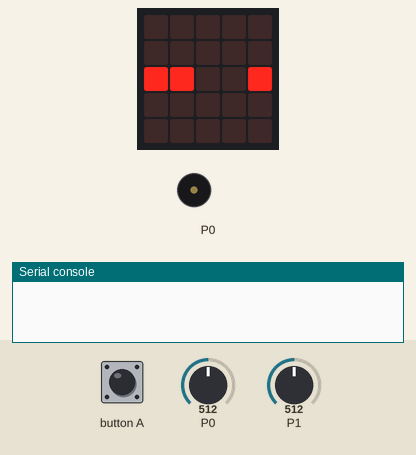
Recording of a program running on a simulated BBC micro:bit (MakeCode). Parts: the board's 5×5 LED display, buzzer (waves = sounding), the last lines printed to the serial console. The inputs (shaded band) are chosen by the test bench; at power-on: P1 = 512, P0 = 512 (analog values on the 0–1023 scale). Random numbers come from a fixed seed; the short countdown, score and lost-life animations are approximate.

Above: at 1.2 s.
1.3 s: button A pressed for 0.15 s
At 2.6 s:
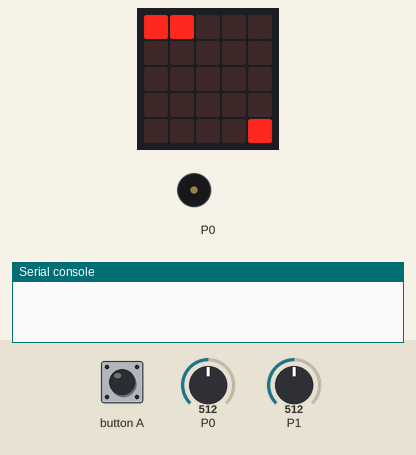
4.4 s: P1 set to 466
7.4 s: P1 set to 435
At 9.7 s:
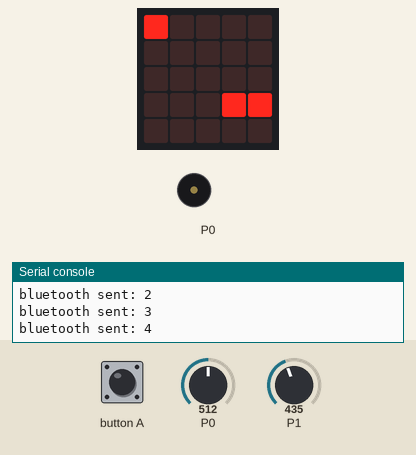
10.0 s: P0 set to 462
13.0 s: P0 set to 433
At 14.7 s:
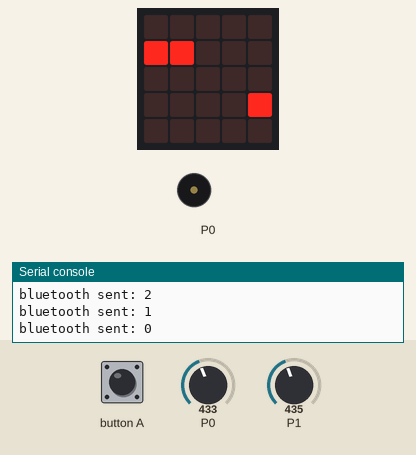
15.0 s: P1 set to 122
At 15.8 s:
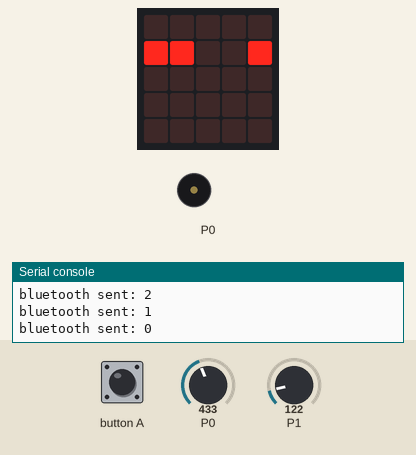
Timing chart, 0 to 21.2 s (numbered marks = the images above; inputs shaded):
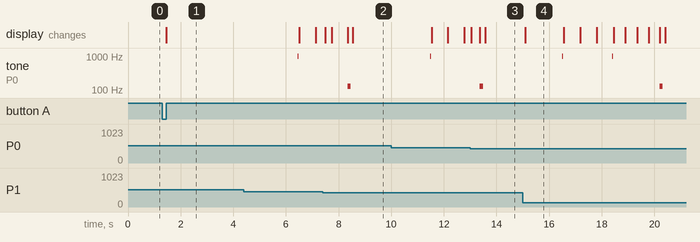

The program:

main.ts
```typescript
input.onButtonPressed(Button.A, function () {
    A0 = pins.analogReadPin(AnalogPin.P0)
    B0 = pins.analogReadPin(AnalogPin.P1)
    位置 = 1
    角度 = 0
    方向 = 1
    ボール.set(LedSpriteProperty.X, 位置)
    ボール.set(LedSpriteProperty.Y, 角度)
    乱数移動 = 0
    角度変化 = 1
    上下移動 = 0
    球速 = 600
    basic.pause(5000)
    music.playTone(988, music.beat(BeatFraction.Sixteenth))
    ゲーム開始 = 1
})
let 乱数移動 = 0
let ゲーム開始 = 0
let 球速 = 0
let 上下移動 = 0
let 角度変化 = 0
let 方向 = 0
let ボール: game.LedSprite = null
let 角度 = 0
let 位置 = 0
let B0 = 0
let A0 = 0
bluetooth.startUartService()
let A = 0
let B = 0
A0 = 1023
B0 = 1023
let ボリュームA = pins.analogReadPin(AnalogPin.P0)
let ボリュームB = pins.analogReadPin(AnalogPin.P1)
let ラケットA = game.createSprite(0, A)
let ラケットB = game.createSprite(4, B)
位置 = 1
角度 = 2
ボール = game.createSprite(位置, 角度)
方向 = 1
角度変化 = 1
上下移動 = 0
球速 = 600
let 空振り = 0
ゲーム開始 = 0
game.setScore(0)
basic.forever(function () {
    ボリュームA = pins.analogReadPin(AnalogPin.P0)
    ボリュームB = pins.analogReadPin(AnalogPin.P1)
    A = Math.round(Math.map(ボリュームA, 0, A0, 4, 0))
    B = Math.round(Math.map(ボリュームB, 0, B0, 0, 4))
    ラケットA.set(LedSpriteProperty.Y, A)
    ラケットB.set(LedSpriteProperty.Y, B)
    basic.pause(100)
})
basic.forever(function () {
    if (ゲーム開始 != 0) {
        if (ボール.get(LedSpriteProperty.X) == 4) {
            方向 = -1
            上下移動 = randint(-1, 1)
            球速 = randint(20, 30) * 20
        } else if (ボール.get(LedSpriteProperty.X) == 0) {
            方向 = 1
            上下移動 = randint(-1, 1)
            球速 = randint(20, 30) * 20
        } else {
            if (上下移動 != 0) {
                if (ボール.get(LedSpriteProperty.Y) == 0) {
                    上下移動 = 角度変化
                } else if (ボール.get(LedSpriteProperty.Y) == 4) {
                    上下移動 = 角度変化 * -1
                }
            }
        }
        if (角度 + 上下移動 + 乱数移動 < 0) {
            乱数移動 = 0
        } else if (角度 + 上下移動 + 乱数移動 > 4) {
            乱数移動 = 0
        }
        位置 += 方向
        角度 += 上下移動 + 乱数移動
        ボール.set(LedSpriteProperty.X, 位置)
        ボール.set(LedSpriteProperty.Y, 角度)
        if (位置 == 4) {
            乱数移動 = Math.trunc(randint(-150, 150) / 100)
        } else if (位置 == 0) {
            乱数移動 = Math.trunc(randint(-150, 150) / 100)
        } else {
            乱数移動 = 0
        }
        bluetooth.uartWriteNumber(位置)
        basic.pause(球速)
        空振り = 0
        if (位置 == 4) {
            if (!(ボール.isTouching(ラケットB))) {
                空振り = 1
            } else {
                music.playTone(988, music.beat(BeatFraction.Sixteenth))
            }
        } else if (位置 == 0) {
            if (!(ボール.isTouching(ラケットA))) {
                空振り = 2
            } else {
                music.playTone(988, music.beat(BeatFraction.Sixteenth))
            }
        }
        if (空振り != 0) {
            game.addScore(1)
            music.playTone(131, music.beat(BeatFraction.Quarter))
            if (空振り == 1) {
                位置 = 3
                角度 = B
                方向 = -1
            } else {
                位置 = 1
                角度 = A
                方向 = 1
            }
            ボール.set(LedSpriteProperty.X, 位置)
            ボール.set(LedSpriteProperty.Y, 角度)
            乱数移動 = 0
            角度変化 = 1
            上下移動 = 0
            球速 = 600
            basic.pause(3000)
            music.playTone(988, music.beat(BeatFraction.Sixteenth))
        }
    }
})
```

test.ts
```typescript
// テストはここに来ます。このパッケージが拡張機能として使用されるときにはコンパイルされません。
```

Measured:
- the behaviour switches between 448 and 447 on P1 (found by bisection; images 1 and 2)
- the behaviour switches between 449 and 448 on P0 (found by bisection; images 2 and 3)
- after the input at 1.3 s, the display: first changes after 0.15 s (image 1 shows a later state)
- by itself, tone on P0: plays 988 Hz for 0.03 s, 988 Hz for 0.03 s, 131 Hz for 0.13 s
- what the display in image 4 shows lasts 1.5 s, from 15.1 s to 16.6 s
